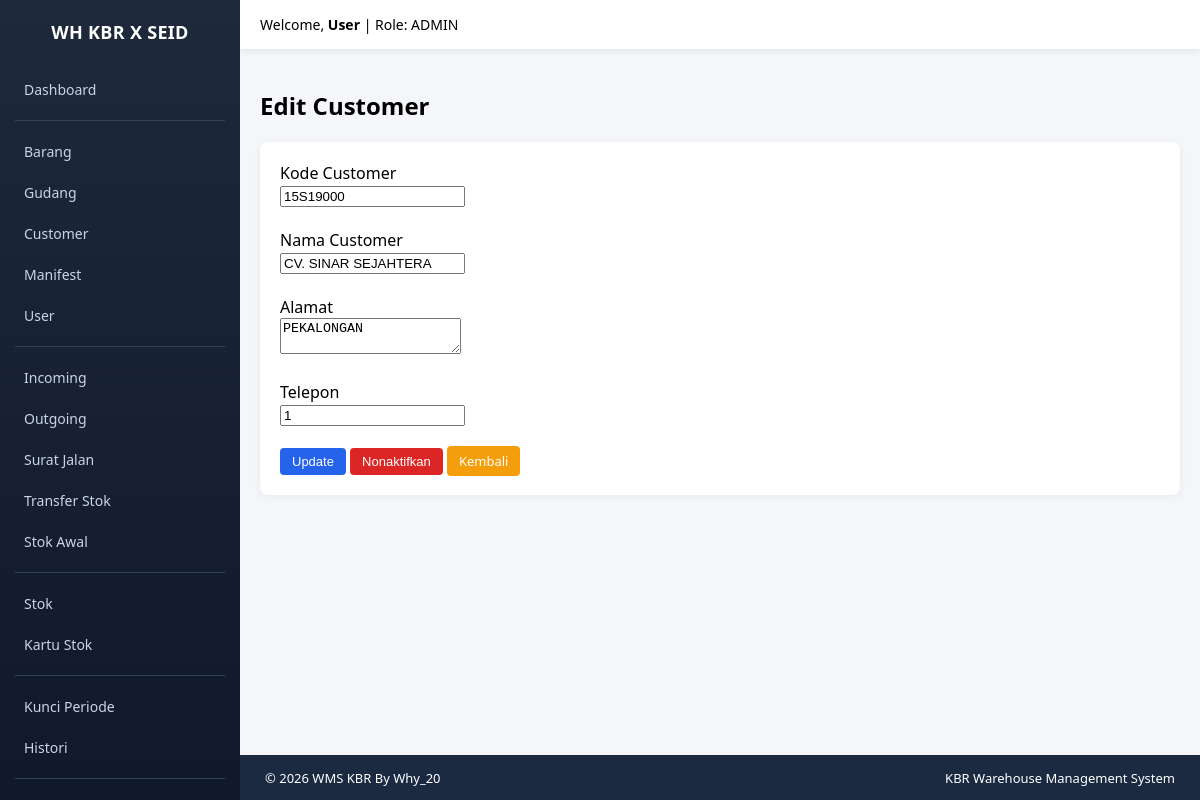
Screenshot of /index.php?module=customers&action=edit&id=4 (signed in) with the database file from the repository.
### tables this page shows
CREATE TABLE `customers` (
  `id` int NOT NULL,
  `customer_code` varchar(50) DEFAULT NULL,
  `customer_name` varchar(150) DEFAULT NULL,
  `address` text,
  `phone` varchar(50) DEFAULT NULL,
  `is_active` tinyint(1) DEFAULT '1',
  `created_at` timestamp NOT NULL DEFAULT CURRENT_TIMESTAMP,
  `deleted_at` datetime DEFAULT NULL
);

### modules/customers/edit.php (the view, shortened to what this page needs)
<?php
global $conn;
require BASE_PATH."/modules/layout/sidebar.php";
$id = $_GET['id'] ?? 0;
$data = mysqli_fetch_assoc(mysqli_query($conn,"
    SELECT * FROM customers WHERE id='$id'
"));
?>
<h2>Edit Customer</h2>
<div class="card">
<form method="POST">
<label>Kode Customer</label><br>
<input type="text" name="customer_code"
value="<?= $data['customer_code']; ?>" required>
<br><br>
<label>Nama Customer</label><br>
<input type="text" name="customer_name"
value="<?= $data['customer_name']; ?>" required>
<br><br>
<label>Alamat</label><br>
<textarea name="address"><?= $data['address']; ?></textarea>
<br><br>
<label>Telepon</label><br>
<input type="text" name="phone"
value="<?= $data['phone']; ?>">
<br><br>
<button type="submit" name="update"
class="btn btn-primary">
Update
</button>
<button type="submit" name="nonaktif"
class="btn btn-danger"
onclick="return confirm('Yakin nonaktifkan customer ini?')">
Nonaktifkan
</button>
<a href="index.php?module=customers&action=index"
class="btn btn-warning">
Kembali
</a>
</form>
</div>
</div>
</body>
</html>

### modules/layout/sidebar.php (style rules this page uses)
body { margin:0; font-family:Segoe UI, Tahoma, sans-serif; background:#f4f6f9; }
.card { background:white; padding:20px; border-radius:8px; box-shadow:0 2px 8px rgba(0,0,0,0.05); margin-bottom:20px; }
.btn { padding:6px 12px; border:none; border-radius:4px; cursor:pointer; text-decoration:none; font-size:13px; }
.btn-primary { background:#2563eb;color:white; }
.btn-warning { background:#f59e0b;color:white; }
.btn-danger { background:#dc2626;color:white; }

### rows the page displays
customers: customer_code "15S19000", customer_name "CV. SINAR SEJAHTERA", address "PEKALONGAN", phone "1"

### other values shown
$user "User"
$role "ADMIN"
$GLOBALS['__footer_html'] "© 2026 WMS KBR By Why_20 KBR Warehouse Management System"
